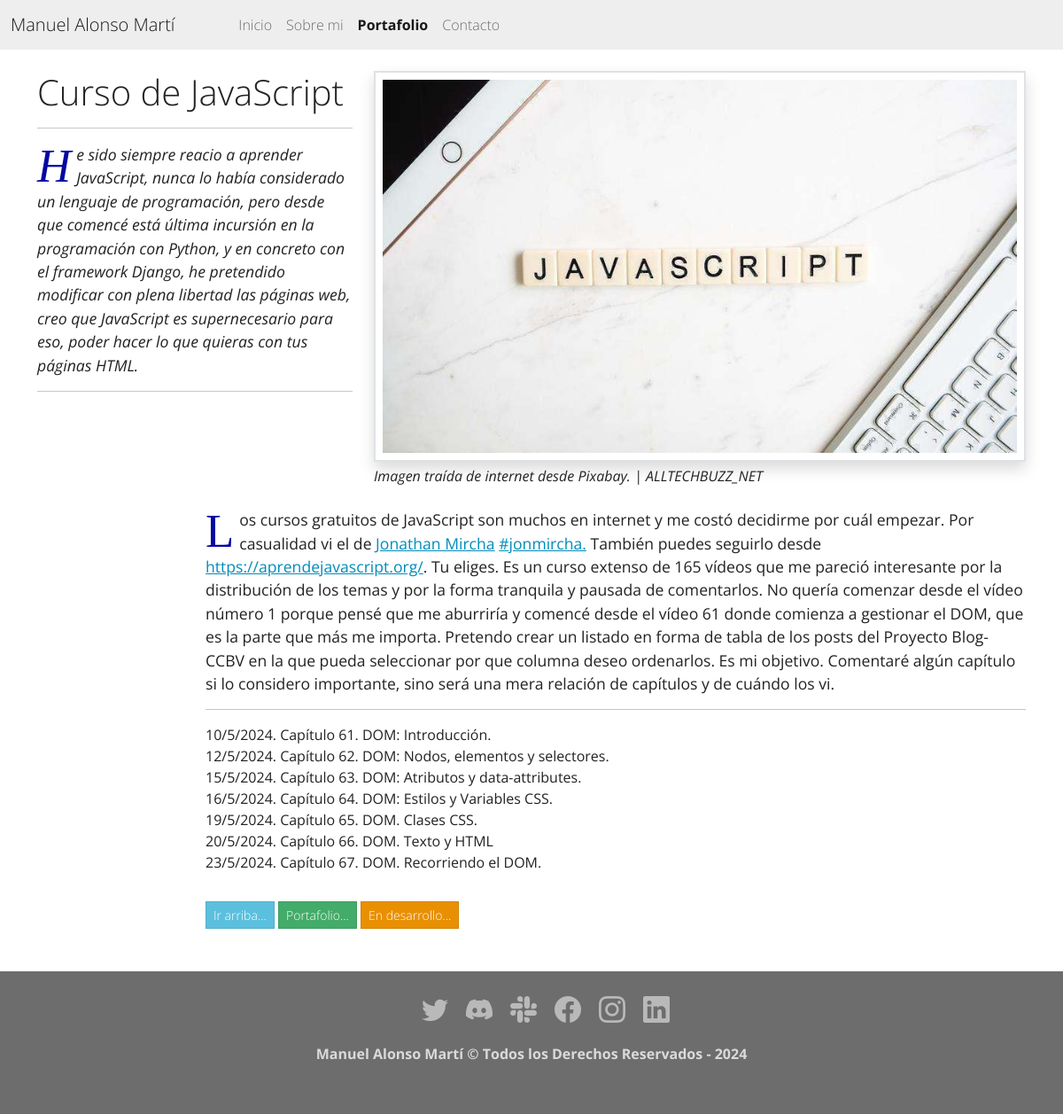
The page /project/11 on the database its author committed.
### portfolio/models.py (models this page shows, shortened)
class Project(models.Model):
    title = models.CharField(max_length=150, verbose_name='Título')
    description = models.TextField(validators=[MaxLengthValidator(400)], verbose_name='Descripción')
    detalle = RichTextField(verbose_name='Detalle')
    image = models.ImageField(default='default.jpg',upload_to=profile_picture_path, verbose_name='Imagen')
    pie = models.CharField(max_length=100, blank=True, null=True, verbose_name='pie')
    autor = models.CharField(max_length=100, blank=True, null=True, verbose_name='autor')
    link = models.URLField(max_length=180, blank=True, null=True, verbose_name='Enlace Github')
    link_i = models.URLField(max_length=180, blank=True, null=True, verbose_name='Enlace Web')
    created = models.DateTimeField(auto_now_add=True, verbose_name='Fecha Creación')
    updated = models.DateTimeField(auto_now=True, verbose_name='Fecha Modificación')
    class Meta:
        verbose_name = 'proyecto'
        verbose_name_plural = 'proyectos'
        ordering = ['-created']

### portfolio/views.py (the view)
# urls.py: path('project/<int:project_id>',portfolio_views.detail_project, name='detail_project'),
def detail_project(request, project_id):
    detail=Project.objects.get(id=project_id)
    return render(request, 'portfolio/detail.html', {'detail':detail})

### redsocial/processors.py (called while the page is built)
def ctx_dict(request):
    ctx = {}
    links = Link.objects.all()
    for link in links:
        ctx[link.key] = link.url
    return ctx

### portfolio/templates/portfolio/detail.html (shortened to what this page needs)
{% extends 'core/base2.html' %}
{% block content %}
{% load static %}
<div class="row mb-5">
  <div class="col-lg-4">
    <h1 class="section-heading title">{{ detail.title }}</h1>
    <hr>
    <span class="fst-italic"><p>{{ detail.description }}</p></span>
    <hr>
  </div>
  <div class="col-md-8">
    <img class="img-fluid mb-1 border border-2 shadow p-2" src="{{ detail.image.url }}" alt="...">
    <p class="text-start mb-4 fst-italic">{%if detail.pie%}{{detail.pie}}{%endif%} {%if detail.autor%}| {{detail.autor|upper}}{%endif%}</p>
  </div>
  <div class="col-md-2">
  </div>
  <div class="col-md-10">
    <span>{{ detail.detalle|safe}}</span>
  </div>
  <div class="col-md-2">
  </div>
  <div class="col-md-10">
    <a class="btn btn-sm btn-info mt-3" href="#">Ir arriba...</a>
    <a class="btn btn-sm btn-success mt-3" href="{% url 'portfolio' %}">Portafolio...</a>
    {% if detail.link %}
        <a class="btn btn-sm btn-primary mt-3" href="{{ detail.link }}" target='_blank'>Ir a Github</a>
        <a class="btn btn-sm btn-primary mt-3" href="https://mvalonsom.pythonanywhere.com" target='_blank'>Ir a Internet</a>
    {% else %}
        <a class="btn btn-sm btn-warning mt-3">En desarrollo...</a>
    {% endif %}
  </div>
</div>
{% endblock %}

### core/static/core/css/app.css (style rules this page uses)
span p:first-of-type::first-letter { font-size: 3em; line-height: 0.9; color: #0507a2; font-family: Times; float:left; padding-top: 3px; padding-right: 6px; }
span p:first-of-type { font-size: 1.1em; }

### rows shown on the page
Project: title "Curso de JavaScript", description "He sido siempre reacio a aprender JavaScript, nunca lo había considerado un lenguaje de programación, pero desde que comencé está última incursión en la programación con Python, y en concreto con el framework Django, he pretendido modificar con plena libertad las páginas web, creo que JavaScript es supernecesario para eso, poder hacer lo que quieras con tus páginas HTML.", image (picture), pie "Imagen traída de internet desde Pixabay.", autor "ALLTECHBUZZ_NET", detalle "Los cursos gratuitos de JavaScript son muchos en internet y me costó decidirme por cuál empezar. Por casualidad vi el de Jonathan Mircha #jonmircha. También puedes seguirlo desde https://aprendejavascript.org/ . Tu eliges. Es un curso extenso de 165 vídeos que me pareció interesante por la distribución de los temas y por la forma tranquila y pausada de comentarlos. No quería comenzar desde el vídeo número 1 porque pensé que me aburriría y comencé desde el vídeo 61 donde comienza a gestionar el DOM, que es la parte que más me importa. Pretendo crear un listado en forma de tabla de los posts del Proyecto Blog-CCBV en la que pueda seleccionar por que columna deseo ordenarlos. Es mi objetivo.…"
